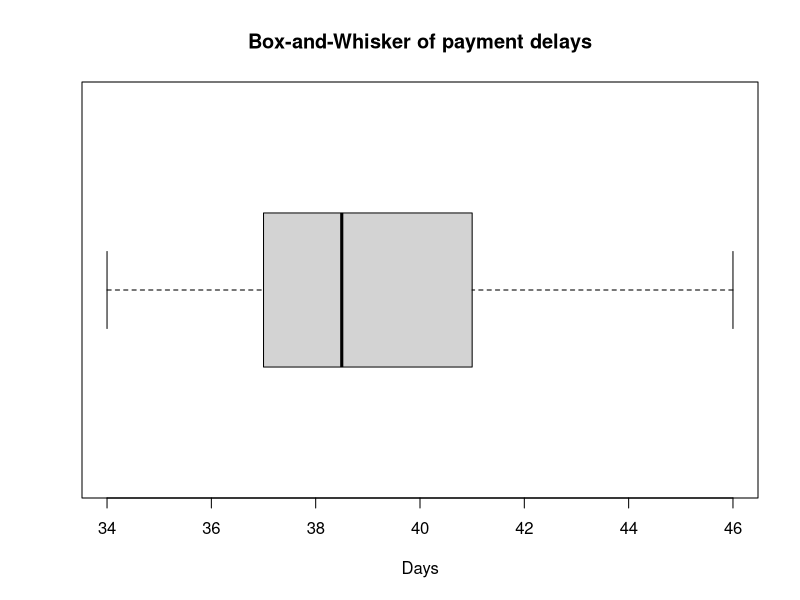
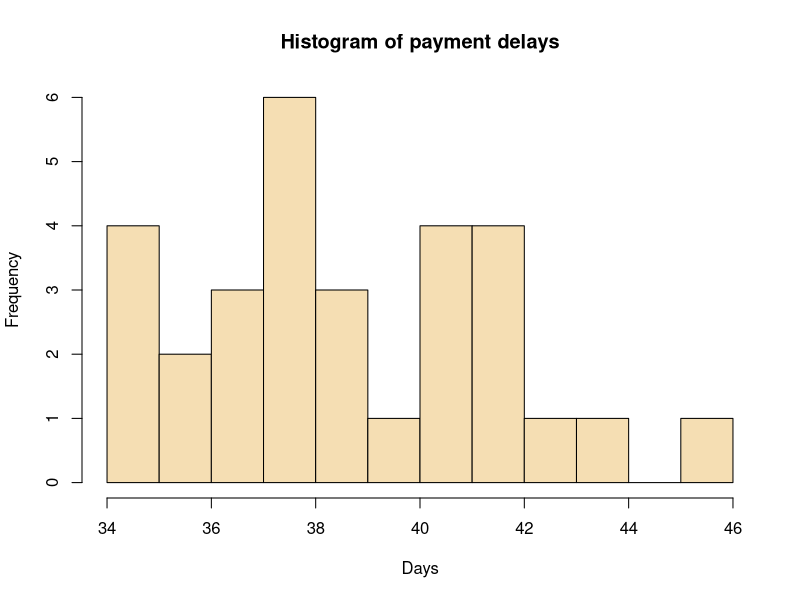
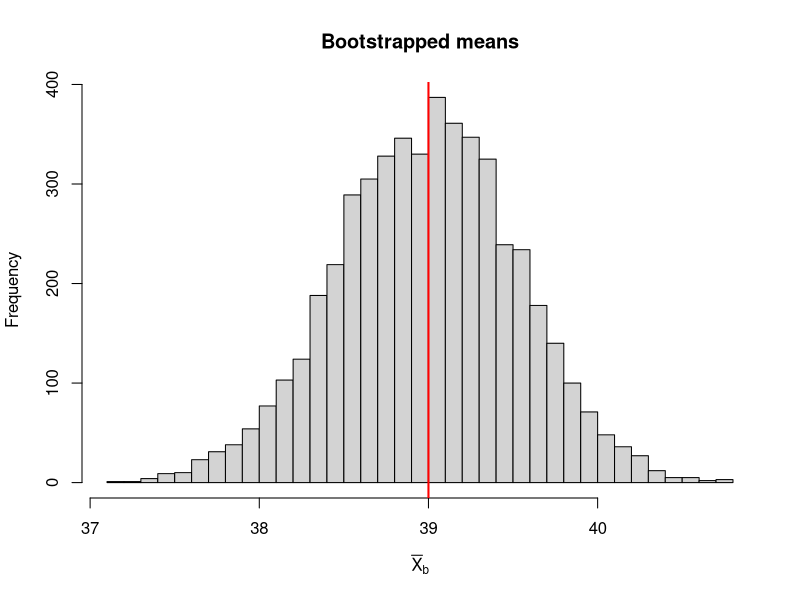

Write the R code that produced these figures, in order.
####################################### Module 1A ###########################################
##################################################################################################

## Load the dataset
pdelays = c(37,42,38,44,39,35,43,41,42,38,36,34,37,42,36,
            38,41,39,39,37,34,34,41,41,40,38,38,46,38,42)

# Exploratory data analysis
obs_mean = mean(pdelays)
sd_pd = sd(pdelays)
fivesum = summary(pdelays)
obs_median = median(pdelays)

boxplot(pdelays,main ="Box-and-Whisker of payment delays",horizontal =TRUE,xlab ='Days')
hist(pdelays,breaks =10,col ='wheat',xlab ='Days',main ="Histogram of payment delays")

## Bootstrapping
# number of bootstrap samples
B = 5000
# matrix to store the bootstrap samples
bstr <- matrix(0,ncol=length(pdelays),nrow=B)
set.seed(202)
for(i in 1:B){
  samp = sample(pdelays,size =length(pdelays),replace=TRUE)
  bstr[i,]= samp
}
# Bootstrapped means
bstrm = apply(bstr,1,mean)

# Distribution of the bootstrapped means
hist(bstrm,main = 'Bootstrapped means',xlab =expression(bar(X)[b]),breaks =30)
abline(v = c(obs_mean),col =c('red','green'),lwd =2)


# POINT ESTIMATES #################
boot_bias_est = mean(bstrm)-obs_mean
stand_error_est = sd(bstrm)

# CONFIDENCE INTERVALS ############
sortedmeans = sort(bstrm)
alpha = 0.05

# positions of the quantiles
pos1 = (alpha/2)*B  ; pos2 = (1-(alpha/2))*B
q1 = sortedmeans[pos1]; q2 = sortedmeans[pos2]
cat("95% percentile CI for mu: (",q1," , ",q2,")",sep ='')

# Sampling errors
se1 = q1-obs_mean
se2 = q2-obs_mean
 
# population mean CI bounds
ubound = obs_mean-se1
lbound = obs_mean-se2
cat("95% basic bootstrap CI for mu: ","(",lbound," , ",ubound,")",sep='')

# What if you're interested in the median payment delays?

# HYPOTHESIS TESTING ############
obs_mean-38
count = length(sortedmeans[sortedmeans > 40])
bstr_pval = count/length(bstrm)
bstr_pval

# Compare to p-value using normal theory: t-test

# calculate test statistic
mu = 38
n = length(pdelays)
t_stat = (obs_mean-mu)/(sd(pdelays)/sqrt(n))

pvalue_t = 1-pt(t_stat,n-1)
pvalue_t

# OR simply use the t.test function
t_resut = t.test(pdelays,alternative = "greater",mu = 38)
t_resut$p.value
